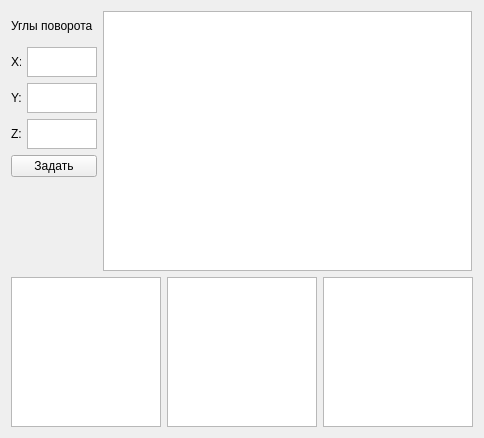
<?xml version="1.0" encoding="UTF-8"?>
<ui version="4.0">
 <class>Widget</class>
 <widget class="QWidget" name="Widget">
  <property name="geometry">
   <rect>
    <x>0</x>
    <y>0</y>
    <width>482</width>
    <height>438</height>
   </rect>
  </property>
  <property name="windowTitle">
   <string>Widget</string>
  </property>
  <layout class="QVBoxLayout" name="verticalLayout_2">
   <item>
    <layout class="QHBoxLayout" name="horizontalLayout_4">
     <item>
      <layout class="QVBoxLayout" name="verticalLayout">
       <property name="spacing">
        <number>6</number>
       </property>
       <item>
        <widget class="QLabel" name="label">
         <property name="maximumSize">
          <size>
           <width>110</width>
           <height>30</height>
          </size>
         </property>
         <property name="text">
          <string>Углы поворота</string>
         </property>
        </widget>
       </item>
       <item>
        <layout class="QHBoxLayout" name="horizontalLayout_3">
         <property name="spacing">
          <number>6</number>
         </property>
         <item>
          <widget class="QLabel" name="label_3">
           <property name="maximumSize">
            <size>
             <width>10</width>
             <height>30</height>
            </size>
           </property>
           <property name="text">
            <string>X:</string>
           </property>
          </widget>
         </item>
         <item>
          <widget class="QTextEdit" name="textEdit">
           <property name="maximumSize">
            <size>
             <width>90</width>
             <height>30</height>
            </size>
           </property>
          </widget>
         </item>
        </layout>
       </item>
       <item>
        <layout class="QHBoxLayout" name="horizontalLayout_2">
         <item>
          <widget class="QLabel" name="label_4">
           <property name="maximumSize">
            <size>
             <width>10</width>
             <height>30</height>
            </size>
           </property>
           <property name="text">
            <string>Y:</string>
           </property>
          </widget>
         </item>
         <item>
          <widget class="QTextEdit" name="textEdit_2">
           <property name="maximumSize">
            <size>
             <width>90</width>
             <height>30</height>
            </size>
           </property>
          </widget>
         </item>
        </layout>
       </item>
       <item>
        <layout class="QHBoxLayout" name="horizontalLayout">
         <item>
          <widget class="QLabel" name="label_5">
           <property name="maximumSize">
            <size>
             <width>10</width>
             <height>30</height>
            </size>
           </property>
           <property name="text">
            <string>Z:</string>
           </property>
          </widget>
         </item>
         <item>
          <widget class="QTextEdit" name="textEdit_3">
           <property name="maximumSize">
            <size>
             <width>90</width>
             <height>30</height>
            </size>
           </property>
          </widget>
         </item>
        </layout>
       </item>
       <item>
        <widget class="QPushButton" name="pushButton">
         <property name="maximumSize">
          <size>
           <width>90</width>
           <height>16777215</height>
          </size>
         </property>
         <property name="text">
          <string>Задать</string>
         </property>
        </widget>
       </item>
       <item>
        <widget class="QLabel" name="label_2">
         <property name="maximumSize">
          <size>
           <width>90</width>
           <height>16000</height>
          </size>
         </property>
         <property name="text">
          <string>  </string>
         </property>
        </widget>
       </item>
      </layout>
     </item>
     <item>
      <widget class="QGraphicsView" name="graphicsView">
       <property name="enabled">
        <bool>true</bool>
       </property>
       <property name="sizePolicy">
        <sizepolicy hsizetype="Preferred" vsizetype="Preferred">
         <horstretch>0</horstretch>
         <verstretch>0</verstretch>
        </sizepolicy>
       </property>
       <property name="minimumSize">
        <size>
         <width>369</width>
         <height>260</height>
        </size>
       </property>
       <property name="maximumSize">
        <size>
         <width>369</width>
         <height>260</height>
        </size>
       </property>
      </widget>
     </item>
     <item>
      <spacer name="horizontalSpacer">
       <property name="orientation">
        <enum>Qt::Horizontal</enum>
       </property>
       <property name="sizeHint" stdset="0">
        <size>
         <width>40</width>
         <height>20</height>
        </size>
       </property>
      </spacer>
     </item>
    </layout>
   </item>
   <item>
    <spacer name="verticalSpacer">
     <property name="orientation">
      <enum>Qt::Vertical</enum>
     </property>
     <property name="sizeHint" stdset="0">
      <size>
       <width>20</width>
       <height>40</height>
      </size>
     </property>
    </spacer>
   </item>
   <item>
    <layout class="QHBoxLayout" name="horizontalLayout_5">
     <item>
      <widget class="QGraphicsView" name="graphicsView_4">
       <property name="sizePolicy">
        <sizepolicy hsizetype="Fixed" vsizetype="Fixed">
         <horstretch>0</horstretch>
         <verstretch>0</verstretch>
        </sizepolicy>
       </property>
       <property name="maximumSize">
        <size>
         <width>150</width>
         <height>150</height>
        </size>
       </property>
      </widget>
     </item>
     <item>
      <widget class="QGraphicsView" name="graphicsView_3">
       <property name="sizePolicy">
        <sizepolicy hsizetype="Fixed" vsizetype="Fixed">
         <horstretch>0</horstretch>
         <verstretch>0</verstretch>
        </sizepolicy>
       </property>
       <property name="maximumSize">
        <size>
         <width>150</width>
         <height>150</height>
        </size>
       </property>
      </widget>
     </item>
     <item>
      <widget class="QGraphicsView" name="graphicsView_2">
       <property name="sizePolicy">
        <sizepolicy hsizetype="Fixed" vsizetype="Fixed">
         <horstretch>0</horstretch>
         <verstretch>0</verstretch>
        </sizepolicy>
       </property>
       <property name="maximumSize">
        <size>
         <width>150</width>
         <height>150</height>
        </size>
       </property>
      </widget>
     </item>
    </layout>
   </item>
  </layout>
 </widget>
 <layoutdefault spacing="6" margin="11"/>
 <resources/>
 <connections/>
</ui>
